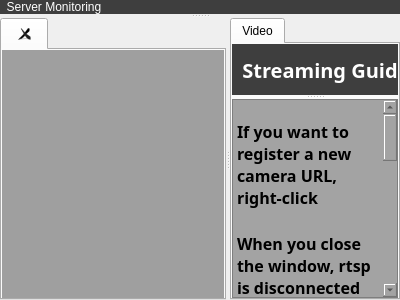
<?xml version="1.0" encoding="UTF-8"?>
<ui version="4.0">
 <class>videoStream</class>
 <widget class="QWidget" name="videoStream">
  <property name="geometry">
   <rect>
    <x>0</x>
    <y>0</y>
    <width>400</width>
    <height>300</height>
   </rect>
  </property>
  <property name="windowTitle">
   <string>Form</string>
  </property>
  <layout class="QGridLayout" name="gridLayout">
   <property name="leftMargin">
    <number>0</number>
   </property>
   <property name="topMargin">
    <number>0</number>
   </property>
   <property name="rightMargin">
    <number>0</number>
   </property>
   <property name="bottomMargin">
    <number>0</number>
   </property>
   <property name="spacing">
    <number>0</number>
   </property>
   <item row="0" column="0">
    <widget class="QSplitter" name="splitter_3">
     <property name="sizePolicy">
      <sizepolicy hsizetype="Preferred" vsizetype="Preferred">
       <horstretch>0</horstretch>
       <verstretch>0</verstretch>
      </sizepolicy>
     </property>
     <property name="orientation">
      <enum>Qt::Vertical</enum>
     </property>
     <widget class="QWidget" name="verticalLayoutWidget_3">
      <layout class="QVBoxLayout" name="verticalLayout_3">
       <property name="spacing">
        <number>0</number>
       </property>
       <property name="sizeConstraint">
        <enum>QLayout::SetDefaultConstraint</enum>
       </property>
       <item>
        <widget class="QLabel" name="label_3">
         <property name="sizePolicy">
          <sizepolicy hsizetype="Expanding" vsizetype="Expanding">
           <horstretch>0</horstretch>
           <verstretch>0</verstretch>
          </sizepolicy>
         </property>
         <property name="styleSheet">
          <string notr="true">background-color: rgb(62, 62, 62);
font: bold 15pt &quot;Sans Serif&quot;; 
color:rgb(255, 255, 255);</string>
         </property>
         <property name="text">
          <string>  Server Monitoring</string>
         </property>
        </widget>
       </item>
      </layout>
     </widget>
     <widget class="QWidget" name="verticalLayoutWidget_4">
      <layout class="QVBoxLayout" name="verticalLayout_4">
       <property name="spacing">
        <number>0</number>
       </property>
       <property name="sizeConstraint">
        <enum>QLayout::SetDefaultConstraint</enum>
       </property>
       <item>
        <widget class="QSplitter" name="splitter_2">
         <property name="sizePolicy">
          <sizepolicy hsizetype="Preferred" vsizetype="Preferred">
           <horstretch>0</horstretch>
           <verstretch>0</verstretch>
          </sizepolicy>
         </property>
         <property name="orientation">
          <enum>Qt::Horizontal</enum>
         </property>
         <widget class="QWidget" name="horizontalLayoutWidget_3">
          <layout class="QHBoxLayout" name="horizontalLayout_3" stretch="0">
           <property name="spacing">
            <number>0</number>
           </property>
           <property name="leftMargin">
            <number>0</number>
           </property>
           <property name="topMargin">
            <number>0</number>
           </property>
           <property name="rightMargin">
            <number>0</number>
           </property>
           <property name="bottomMargin">
            <number>0</number>
           </property>
           <item>
            <widget class="QTabWidget" name="tabWidget_2">
             <property name="currentIndex">
              <number>0</number>
             </property>
             <property name="tabsClosable">
              <bool>true</bool>
             </property>
             <property name="movable">
              <bool>true</bool>
             </property>
             <widget class="QWidget" name="CAM1">
              <property name="sizePolicy">
               <sizepolicy hsizetype="Expanding" vsizetype="Expanding">
                <horstretch>0</horstretch>
                <verstretch>0</verstretch>
               </sizepolicy>
              </property>
              <attribute name="title">
               <string/>
              </attribute>
              <layout class="QGridLayout" name="gridLayout_3">
               <property name="leftMargin">
                <number>0</number>
               </property>
               <property name="topMargin">
                <number>0</number>
               </property>
               <property name="rightMargin">
                <number>0</number>
               </property>
               <property name="bottomMargin">
                <number>0</number>
               </property>
               <property name="spacing">
                <number>0</number>
               </property>
               <item row="0" column="0">
                <layout class="QGridLayout" name="gridLayout_4">
                 <property name="sizeConstraint">
                  <enum>QLayout::SetDefaultConstraint</enum>
                 </property>
                 <property name="spacing">
                  <number>0</number>
                 </property>
                 <item row="0" column="0">
                  <widget class="QMdiArea" name="mdiArea">
                   <property name="sizePolicy">
                    <sizepolicy hsizetype="Preferred" vsizetype="Preferred">
                     <horstretch>0</horstretch>
                     <verstretch>0</verstretch>
                    </sizepolicy>
                   </property>
                   <property name="verticalScrollBarPolicy">
                    <enum>Qt::ScrollBarAsNeeded</enum>
                   </property>
                   <property name="horizontalScrollBarPolicy">
                    <enum>Qt::ScrollBarAsNeeded</enum>
                   </property>
                   <property name="sizeAdjustPolicy">
                    <enum>QAbstractScrollArea::AdjustToContentsOnFirstShow</enum>
                   </property>
                   <property name="activationOrder">
                    <enum>QMdiArea::ActivationHistoryOrder</enum>
                   </property>
                  </widget>
                 </item>
                </layout>
               </item>
              </layout>
             </widget>
            </widget>
           </item>
          </layout>
         </widget>
         <widget class="QWidget" name="horizontalLayoutWidget">
          <layout class="QHBoxLayout" name="horizontalLayout" stretch="0">
           <property name="spacing">
            <number>0</number>
           </property>
           <property name="sizeConstraint">
            <enum>QLayout::SetDefaultConstraint</enum>
           </property>
           <property name="leftMargin">
            <number>0</number>
           </property>
           <property name="topMargin">
            <number>0</number>
           </property>
           <property name="rightMargin">
            <number>0</number>
           </property>
           <property name="bottomMargin">
            <number>0</number>
           </property>
           <item>
            <widget class="QTabWidget" name="tabWidget">
             <property name="styleSheet">
              <string notr="true"/>
             </property>
             <property name="currentIndex">
              <number>0</number>
             </property>
             <widget class="QWidget" name="video">
              <property name="sizePolicy">
               <sizepolicy hsizetype="Expanding" vsizetype="Expanding">
                <horstretch>0</horstretch>
                <verstretch>0</verstretch>
               </sizepolicy>
              </property>
              <attribute name="title">
               <string>Video</string>
              </attribute>
              <layout class="QGridLayout" name="gridLayout_5">
               <property name="leftMargin">
                <number>0</number>
               </property>
               <property name="topMargin">
                <number>0</number>
               </property>
               <property name="rightMargin">
                <number>0</number>
               </property>
               <property name="bottomMargin">
                <number>0</number>
               </property>
               <property name="spacing">
                <number>0</number>
               </property>
               <item row="0" column="0">
                <widget class="QSplitter" name="splitter">
                 <property name="orientation">
                  <enum>Qt::Vertical</enum>
                 </property>
                 <widget class="QWidget" name="verticalLayoutWidget_2">
                  <layout class="QVBoxLayout" name="verticalLayout_6">
                   <property name="spacing">
                    <number>0</number>
                   </property>
                   <property name="sizeConstraint">
                    <enum>QLayout::SetDefaultConstraint</enum>
                   </property>
                   <item>
                    <widget class="QLabel" name="label_2">
                     <property name="sizePolicy">
                      <sizepolicy hsizetype="Expanding" vsizetype="Expanding">
                       <horstretch>0</horstretch>
                       <verstretch>0</verstretch>
                      </sizepolicy>
                     </property>
                     <property name="font">
                      <font>
                       <family>Sans Serif</family>
                       <pointsize>15</pointsize>
                       <weight>75</weight>
                       <italic>false</italic>
                       <bold>true</bold>
                      </font>
                     </property>
                     <property name="styleSheet">
                      <string notr="true">background-color: rgb(62, 62, 62);
font: bold 15pt &quot;Sans Serif&quot;; 
color:rgb(255, 255, 255);</string>
                     </property>
                     <property name="text">
                      <string>  Streaming Guid</string>
                     </property>
                    </widget>
                   </item>
                  </layout>
                 </widget>
                 <widget class="QWidget" name="verticalLayoutWidget">
                  <layout class="QVBoxLayout" name="verticalLayout">
                   <property name="spacing">
                    <number>0</number>
                   </property>
                   <property name="sizeConstraint">
                    <enum>QLayout::SetDefaultConstraint</enum>
                   </property>
                   <item>
                    <widget class="QTextEdit" name="textEdit">
                     <property name="font">
                      <font>
                       <family>Sans Serif</family>
                       <pointsize>12</pointsize>
                       <weight>75</weight>
                       <italic>false</italic>
                       <bold>true</bold>
                      </font>
                     </property>
                     <property name="cursor" stdset="0">
                      <cursorShape>ArrowCursor</cursorShape>
                     </property>
                     <property name="styleSheet">
                      <string notr="true">background-color: rgb(163, 163, 163);
font: bold 12pt &quot;Sans Serif&quot;;
color:rgb(42, 42, 42);</string>
                     </property>
                     <property name="verticalScrollBarPolicy">
                      <enum>Qt::ScrollBarAsNeeded</enum>
                     </property>
                     <property name="horizontalScrollBarPolicy">
                      <enum>Qt::ScrollBarAsNeeded</enum>
                     </property>
                     <property name="sizeAdjustPolicy">
                      <enum>QAbstractScrollArea::AdjustToContents</enum>
                     </property>
                     <property name="html">
                      <string>&lt;!DOCTYPE HTML PUBLIC &quot;-//W3C//DTD HTML 4.0//EN&quot; &quot;http://www.w3.org/TR/REC-html40/strict.dtd&quot;&gt;
&lt;html&gt;&lt;head&gt;&lt;meta name=&quot;qrichtext&quot; content=&quot;1&quot; /&gt;&lt;style type=&quot;text/css&quot;&gt;
p, li { white-space: pre-wrap; }
&lt;/style&gt;&lt;/head&gt;&lt;body style=&quot; font-family:'Sans Serif'; font-size:12pt; font-weight:600; font-style:normal;&quot;&gt;
&lt;p style=&quot;-qt-paragraph-type:empty; margin-top:0px; margin-bottom:0px; margin-left:0px; margin-right:0px; -qt-block-indent:0; text-indent:0px; font-size:8pt;&quot;&gt;&lt;br /&gt;&lt;/p&gt;
&lt;p style=&quot; margin-top:0px; margin-bottom:0px; margin-left:0px; margin-right:0px; -qt-block-indent:0; text-indent:0px;&quot;&gt;&lt;span style=&quot; color:#000000;&quot;&gt;If you want to register a new camera URL, right-click&lt;/span&gt;&lt;/p&gt;
&lt;p style=&quot;-qt-paragraph-type:empty; margin-top:0px; margin-bottom:0px; margin-left:0px; margin-right:0px; -qt-block-indent:0; text-indent:0px; color:#000000;&quot;&gt;&lt;br /&gt;&lt;/p&gt;
&lt;p style=&quot; margin-top:0px; margin-bottom:0px; margin-left:0px; margin-right:0px; -qt-block-indent:0; text-indent:0px;&quot;&gt;&lt;span style=&quot; color:#000000;&quot;&gt;When you close the window, rtsp is disconnected and the window is deleted along with it.&lt;/span&gt;&lt;/p&gt;
&lt;p style=&quot;-qt-paragraph-type:empty; margin-top:0px; margin-bottom:0px; margin-left:0px; margin-right:0px; -qt-block-indent:0; text-indent:0px; color:#000000;&quot;&gt;&lt;br /&gt;&lt;/p&gt;
&lt;p style=&quot; margin-top:0px; margin-bottom:0px; margin-left:0px; margin-right:0px; -qt-block-indent:0; text-indent:0px;&quot;&gt;&lt;span style=&quot; color:#000000;&quot;&gt;Or use the button below the streaming debug window&lt;/span&gt;&lt;/p&gt;
&lt;p align=&quot;center&quot; style=&quot;-qt-paragraph-type:empty; margin-top:0px; margin-bottom:0px; margin-left:0px; margin-right:0px; -qt-block-indent:0; text-indent:0px;&quot;&gt;&lt;br /&gt;&lt;/p&gt;
&lt;p style=&quot; margin-top:0px; margin-bottom:0px; margin-left:0px; margin-right:0px; -qt-block-indent:0; text-indent:0px;&quot;&gt;&lt;span style=&quot; font-size:11pt; color:#e30000;&quot;&gt;- Pause: You can stop RTSP streaming.&lt;/span&gt;&lt;/p&gt;
&lt;p style=&quot;-qt-paragraph-type:empty; margin-top:0px; margin-bottom:0px; margin-left:0px; margin-right:0px; -qt-block-indent:0; text-indent:0px; font-size:11pt; color:#e30000;&quot;&gt;&lt;br /&gt;&lt;/p&gt;
&lt;p style=&quot; margin-top:0px; margin-bottom:0px; margin-left:0px; margin-right:0px; -qt-block-indent:0; text-indent:0px;&quot;&gt;&lt;span style=&quot; font-size:11pt; color:#e30000;&quot;&gt;- Restart: Retry the connection with the rtsp server.&lt;/span&gt;&lt;/p&gt;
&lt;p style=&quot;-qt-paragraph-type:empty; margin-top:0px; margin-bottom:0px; margin-left:0px; margin-right:0px; -qt-block-indent:0; text-indent:0px; font-size:11pt; color:#e30000;&quot;&gt;&lt;br /&gt;&lt;/p&gt;
&lt;p style=&quot; margin-top:0px; margin-bottom:0px; margin-left:0px; margin-right:0px; -qt-block-indent:0; text-indent:0px;&quot;&gt;&lt;span style=&quot; font-size:11pt; color:#e30000;&quot;&gt;- Disconnect: Stop streaming and delete the streaming window.&lt;/span&gt;&lt;/p&gt;
&lt;p style=&quot;-qt-paragraph-type:empty; margin-top:0px; margin-bottom:0px; margin-left:0px; margin-right:0px; -qt-block-indent:0; text-indent:0px; color:#e30000;&quot;&gt;&lt;br /&gt;&lt;/p&gt;&lt;/body&gt;&lt;/html&gt;</string>
                     </property>
                    </widget>
                   </item>
                  </layout>
                 </widget>
                </widget>
               </item>
              </layout>
             </widget>
            </widget>
           </item>
          </layout>
         </widget>
        </widget>
       </item>
      </layout>
     </widget>
    </widget>
   </item>
  </layout>
 </widget>
 <resources/>
 <connections/>
</ui>
